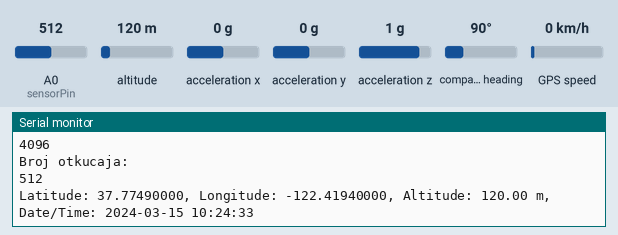
This sketch was run on a simulated ESP8266 (NodeMCU). Shown: the last lines printed to the serial monitor. The test bench sets the inputs (shaded band); at power-on: altitude 120 m, A0 (sensorPin) = 512, acceleration x 0 g, acceleration y 0 g, acceleration z 1 g, compass heading 90°, GPS speed 0 km/h. WiFi joins after 1.5 s; servers stay silent unless stated; the GPS gets a fix after 3 s at 37.7749, -122.4194 with 8 satellites.

Above: at 3.2 s.
3.3 s: altitude set to 20 m
At 3.86 s:
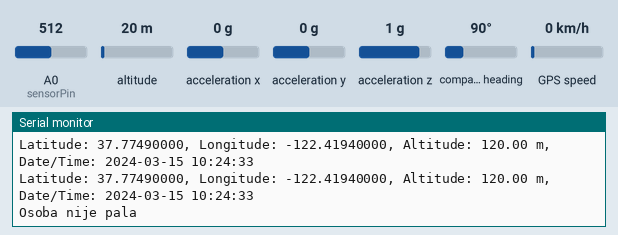
4.8 s: A0 (sensorPin) set to 716
At 5.3 s:
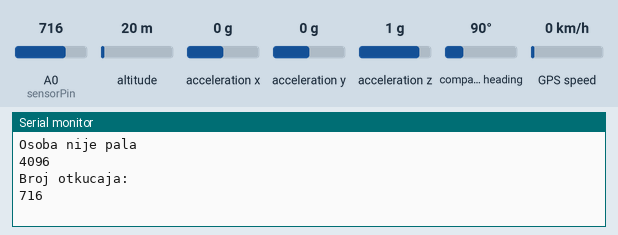
6.3 s: acceleration x set to -1.4 g
At 7.15 s:
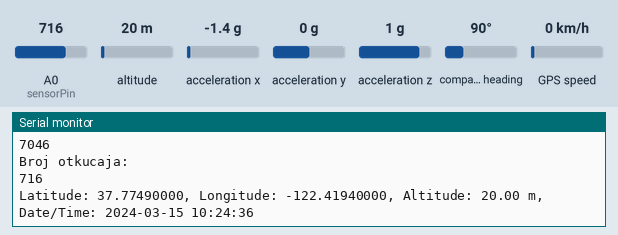
12.4 s: A0 (sensorPin) set to 992
At 12.66 s:
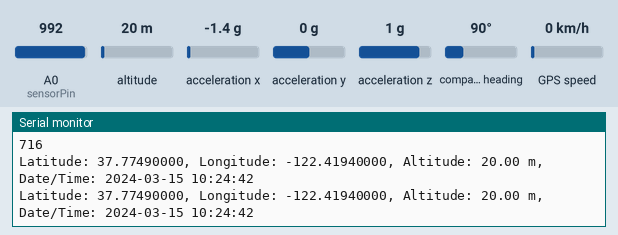
13.9 s: acceleration y set to -1.4 g
At 13.95 s:
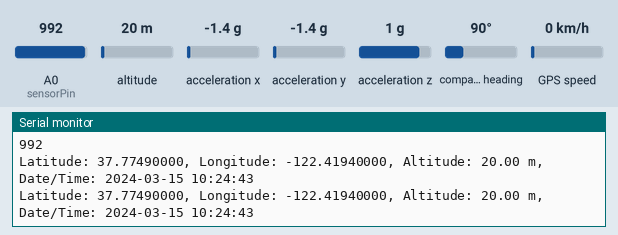
Timing chart, 0 to 16.4 s (numbered marks = the images above; inputs shaded):
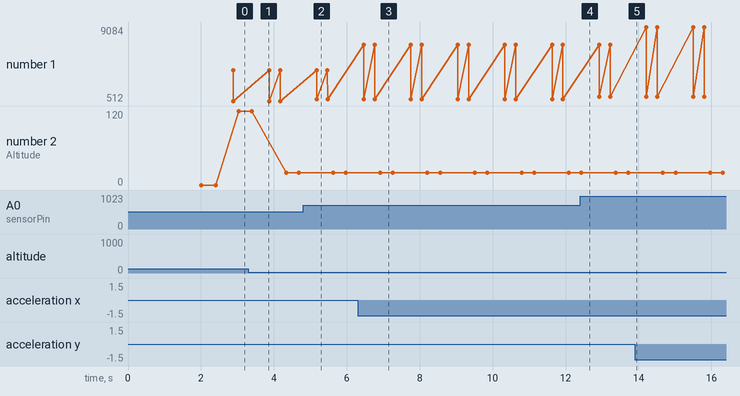

The sketch:

WeCare_code.ino
```cpp
#include <Wire.h>
#include <MPU6050.h>
#include <ESP8266WiFi.h>
#include <FirebaseESP8266.h>
#include <SPI.h>

#include "addons/TokenHelper.h"
#include "addons/RTDBHelper.h"

#include <Arduino.h>
#include <TinyGPS++.h>
#include <SoftwareSerial.h>
TinyGPSPlus gps;
SoftwareSerial gpsSerial(D5, D6); // RX, TX
char buffer[100];


MPU6050 mpu;

int fallThreshold = 19000;  // Prilagodite vrijednost prema potrebama            //FALL----------
int isFalling = 0;
unsigned long fallStartTime = 0;
                                                                                //PULSE----------
const int sensorPin = A0;                               // A0 is the input pin for the heart rate sensor
int sensorValue;

#define WIFI_SSID "LIZDE"
#define WIFI_PASSWORD "03022005"
//#define FIREBASE_AUTH "z3RAeP0USbkfj3r7FZRT4vROEN2BzlPJiksEatmp"
//#define FIREBASE_HOST "https://ioty-3d8de-default-rtdb.firebaseio.com/"

//#define WIFI_SSID "Hollywood_guest"
//#define WIFI_PASSWORD "12345678"
#define FIREBASE_AUTH "AIzaSyCRsZI7G7xtDbJSi5sPI9HppNPL2DTr7L4"
#define FIREBASE_HOST "https://smart-garage-52d7c-default-rtdb.europe-west1.firebasedatabase.app"

 double lat;
 double lng;
void printData()
{
         lat = gps.location.lat();
         lng = gps.location.lng();
        double altitude = gps.altitude.meters();

        int year = gps.date.year();
        int month = gps.date.month();
        int day = gps.date.day();

        int hour = gps.time.hour();
        int minute = gps.time.minute();
        int second = gps.time.second();

        snprintf(buffer, sizeof(buffer),
                 "Latitude: %.8f, Longitude: %.8f, Altitude: %.2f m, "
                 "Date/Time: %d-%02d-%02d %02d:%02d:%02d",
                 lat, lng, altitude, year, month, day, hour, minute, second);

        Serial.println(buffer);

}

FirebaseData fbdo;


void setup() {
  Serial.begin(9600);
  gpsSerial.begin(9600);

  Wire.begin();
  mpu.initialize();

  WiFi.begin(WIFI_SSID, WIFI_PASSWORD);//, WIFI_PASSWORD
  Serial.println("Connecting to Wi-Fi...");

  while (WiFi.status() != WL_CONNECTED) {
    delay(1000);
    Serial.println("Connecting...");
  }
  Serial.println("Connected to Wi-Fi");

  Firebase.begin(FIREBASE_HOST, FIREBASE_AUTH);


  mpu.setFullScaleAccelRange(2); // Postavi opseg akcelerometra na +/- 16g

  // Kalibriraj akcelerometar
  mpu.CalibrateAccel(6);
  mpu.PrintActiveOffsets();

  Serial.print("Trenutna granica: ");
  Serial.println(fallThreshold);
}

void loop() {
    while (gpsSerial.available() > 0) {
        if (gps.encode(gpsSerial.read())) {
            printData();
            //Serial.println("ddd");
            Firebase.RTDB.setDouble(&fbdo, "bracelet/lat", lat);

            Firebase.RTDB.setDouble(&fbdo, "bracelet/lng", lng);
        }
    }

  sensorValue = analogRead(sensorPin);

  int rawAccelX = mpu.getAccelerationX();
  int rawAccelY = mpu.getAccelerationY();
  int rawAccelZ = mpu.getAccelerationZ();

  // Izračunaj veličinu vektora ubrzanja
  int accelMagnitude = sqrt(pow(rawAccelX, 2) + pow(rawAccelY, 2) + pow(rawAccelZ, 2));

  // Provjeri da li je veličina vektora veća od granice pada
  if (accelMagnitude > fallThreshold) {
    if (!isFalling) {
      isFalling = 1;
      fallStartTime = millis();
      Serial.println("Osoba je pala");
    }
  } else {
    isFalling = 0;
    Serial.println("Osoba nije pala");
    Firebase.RTDB.setFloat(&fbdo, "bracelet/detektovanPad", 0);
    Serial.println(accelMagnitude);
  }

  // Provjeri da li je isFalling tačno i da li je prošlo 30 sekundi od pada
  if (isFalling && (millis() - fallStartTime >= 10000)) {
    // Nastavi izvršavanje koda
    Serial.println("Prošlo je 30 sekundi od pada");
    // Dodajte dodatne radnje ili logiku ovdje
      Firebase.RTDB.setFloat(&fbdo, "bracelet/detektovanPad", 1);
    // Resetuj isFalling i fallStartTime
    isFalling = 0;
    fallStartTime = 0;
  }

  Serial.println("Broj otkucaja:");
  Serial.println(sensorValue);
  Firebase.RTDB.setFloat(&fbdo, "bracelet/pulse", sensorValue);
  //delay(1000);  // Prilagodite vrijeme kašnjenja prema potrebama


}
```

Measured:
- after the input at 4.8 s, the serial monitor: prints a new line after 0.37 s (image 2)
- after the input at 6.3 s, the serial monitor: prints a new line after 0.16 s (image 3)
- plotted number 1: 512 → 716 after the input at 4.8 s, 716 → 992 after the input at 12.4 s
- plotted number 2: 120 → 20 after the input at 3.3 s
